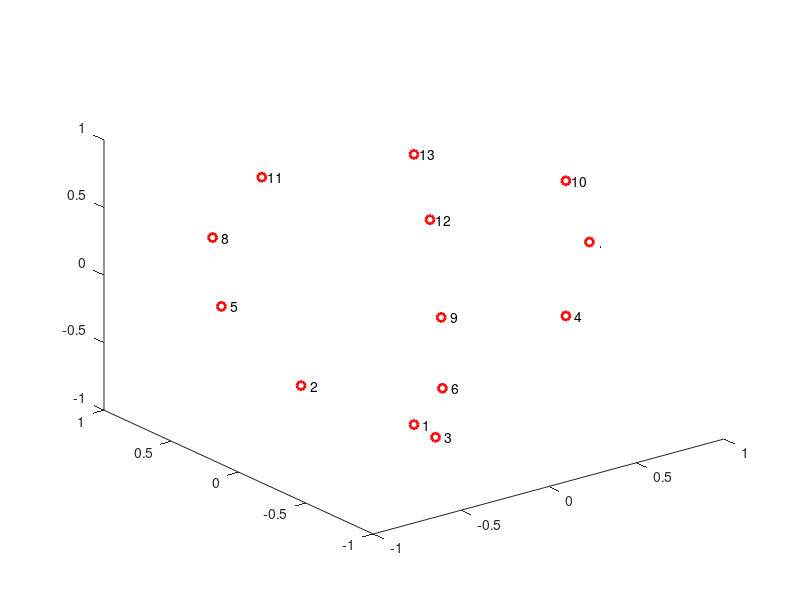

Write MATLAB code to recreate this figure. (Note: this script raises an error after producing the figure.)
npts = 13;
t = linspace(0,8*pi,npts);
z = linspace(-1,1,npts);
omz = sqrt(1-z.^2);
xyz = [cos(t).*omz; sin(t).*omz; z];
plot3(xyz(1,:),xyz(2,:),xyz(3,:),'ro','LineWidth',2);
text(xyz(1,:),xyz(2,:),xyz(3,:),[repmat('  ',npts,1), num2str((1:npts)')])
ax = gca;
ax.XTick = [];
ax.YTick = [];
ax.ZTick = [];
box on

hold on
fnplt(cscvn(xyz(:,[1:end 1])),'r',2)
hold off